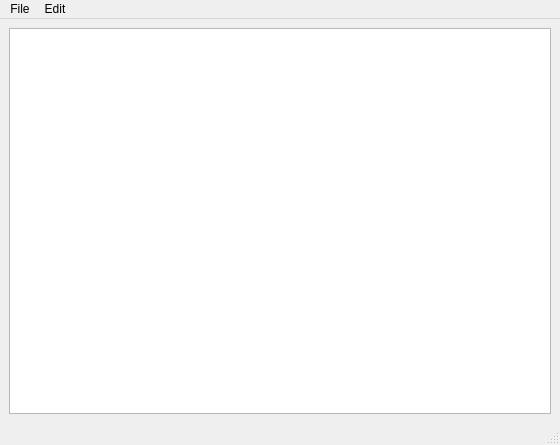
<?xml version="1.0" encoding="UTF-8"?>
<ui version="4.0">
 <class>MyWindow</class>
 <widget class="QMainWindow" name="MyWindow">
  <property name="geometry">
   <rect>
    <x>0</x>
    <y>0</y>
    <width>560</width>
    <height>445</height>
   </rect>
  </property>
  <property name="windowTitle">
   <string>MyWindow</string>
  </property>
  <widget class="QWidget" name="centralwidget">
   <layout class="QHBoxLayout" name="horizontalLayout">
    <item>
     <widget class="QTextEdit" name="textEdit"/>
    </item>
   </layout>
  </widget>
  <widget class="QMenuBar" name="menubar">
   <property name="geometry">
    <rect>
     <x>0</x>
     <y>0</y>
     <width>560</width>
     <height>21</height>
    </rect>
   </property>
   <widget class="QMenu" name="menuFile">
    <property name="title">
     <string>File</string>
    </property>
    <addaction name="actionAdd_New"/>
    <addaction name="actionOpen"/>
    <addaction name="actionSave"/>
    <addaction name="actionSave_As"/>
   </widget>
   <widget class="QMenu" name="menuEdit">
    <property name="title">
     <string>Edit</string>
    </property>
    <addaction name="actionCopy"/>
    <addaction name="actionCut"/>
    <addaction name="actionPaste"/>
    <addaction name="separator"/>
    <addaction name="actionRedo"/>
    <addaction name="actionUndo"/>
   </widget>
   <addaction name="menuFile"/>
   <addaction name="menuEdit"/>
  </widget>
  <widget class="QStatusBar" name="statusbar"/>
  <action name="actionAdd_New">
   <property name="icon">
    <iconset resource="myresource.qrc">
     <normaloff>:/rec/img/new-document.png</normaloff>:/rec/img/new-document.png</iconset>
   </property>
   <property name="text">
    <string>Add New</string>
   </property>
  </action>
  <action name="actionOpen">
   <property name="icon">
    <iconset resource="myresource.qrc">
     <normaloff>:/rec/img/open-folder.png</normaloff>:/rec/img/open-folder.png</iconset>
   </property>
   <property name="text">
    <string>Open</string>
   </property>
  </action>
  <action name="actionSave">
   <property name="icon">
    <iconset resource="myresource.qrc">
     <normaloff>:/rec/img/diskette.png</normaloff>:/rec/img/diskette.png</iconset>
   </property>
   <property name="text">
    <string>Save</string>
   </property>
  </action>
  <action name="actionSave_As">
   <property name="icon">
    <iconset resource="myresource.qrc">
     <normaloff>:/rec/img/save.png</normaloff>:/rec/img/save.png</iconset>
   </property>
   <property name="text">
    <string>Save As</string>
   </property>
  </action>
  <action name="actionCopy">
   <property name="icon">
    <iconset resource="myresource.qrc">
     <normaloff>:/rec/img/files.png</normaloff>:/rec/img/files.png</iconset>
   </property>
   <property name="text">
    <string>Copy</string>
   </property>
  </action>
  <action name="actionCut">
   <property name="icon">
    <iconset resource="myresource.qrc">
     <normaloff>:/rec/img/cut.png</normaloff>:/rec/img/cut.png</iconset>
   </property>
   <property name="text">
    <string>Cut</string>
   </property>
  </action>
  <action name="actionPaste">
   <property name="icon">
    <iconset resource="myresource.qrc">
     <normaloff>:/rec/img/paste.png</normaloff>:/rec/img/paste.png</iconset>
   </property>
   <property name="text">
    <string>Paste</string>
   </property>
  </action>
  <action name="actionRedo">
   <property name="icon">
    <iconset resource="myresource.qrc">
     <normaloff>:/rec/img/redo.png</normaloff>:/rec/img/redo.png</iconset>
   </property>
   <property name="text">
    <string>Redo</string>
   </property>
  </action>
  <action name="actionUndo">
   <property name="icon">
    <iconset resource="myresource.qrc">
     <normaloff>:/rec/img/undo.png</normaloff>:/rec/img/undo.png</iconset>
   </property>
   <property name="text">
    <string>Undo</string>
   </property>
  </action>
 </widget>
 <resources>
  <include location="myresource.qrc"/>
 </resources>
 <connections/>
</ui>
